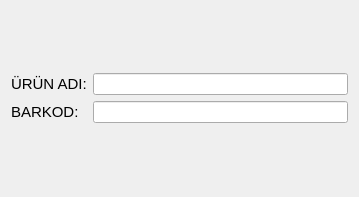
<?xml version="1.0" encoding="UTF-8"?>
<ui version="4.0">
 <class>MUUrunFormu</class>
 <widget class="QDialog" name="MUUrunFormu">
  <property name="geometry">
   <rect>
    <x>0</x>
    <y>0</y>
    <width>359</width>
    <height>197</height>
   </rect>
  </property>
  <property name="windowTitle">
   <string>Dialog</string>
  </property>
  <layout class="QGridLayout" name="gridLayout_2">
   <item row="0" column="0">
    <layout class="QGridLayout" name="gridLayout">
     <item row="0" column="0">
      <widget class="QLabel" name="label_16">
       <property name="font">
        <font>
         <pointsize>11</pointsize>
        </font>
       </property>
       <property name="text">
        <string>ÜRÜN ADI:</string>
       </property>
      </widget>
     </item>
     <item row="0" column="1">
      <widget class="QLineEdit" name="lineEdit_8"/>
     </item>
     <item row="1" column="0">
      <widget class="QLabel" name="label_11">
       <property name="font">
        <font>
         <pointsize>11</pointsize>
        </font>
       </property>
       <property name="text">
        <string>BARKOD:</string>
       </property>
      </widget>
     </item>
     <item row="1" column="1">
      <widget class="QLineEdit" name="lineEdit_7"/>
     </item>
    </layout>
   </item>
  </layout>
 </widget>
 <resources/>
 <connections/>
</ui>
